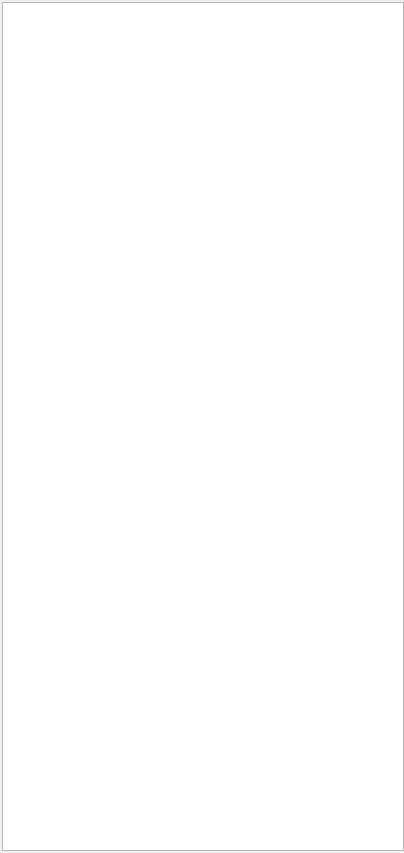
<?xml version="1.0" encoding="UTF-8"?>
<ui version="4.0">
 <class>ListDock</class>
 <widget class="QDockWidget" name="ListDock">
  <property name="geometry">
   <rect>
    <x>0</x>
    <y>0</y>
    <width>404</width>
    <height>853</height>
   </rect>
  </property>
  <property name="minimumSize">
   <size>
    <width>404</width>
    <height>224</height>
   </size>
  </property>
  <property name="features">
   <set>QDockWidget::DockWidgetFeature::DockWidgetClosable|QDockWidget::DockWidgetFeature::DockWidgetMovable</set>
  </property>
  <property name="allowedAreas">
   <set>Qt::DockWidgetArea::LeftDockWidgetArea</set>
  </property>
  <property name="windowTitle">
   <string>List</string>
  </property>
  <widget class="QWidget" name="dockWidgetContents">
   <property name="sizePolicy">
    <sizepolicy hsizetype="MinimumExpanding" vsizetype="Expanding">
     <horstretch>0</horstretch>
     <verstretch>0</verstretch>
    </sizepolicy>
   </property>
   <property name="minimumSize">
    <size>
     <width>400</width>
     <height>0</height>
    </size>
   </property>
   <layout class="QVBoxLayout" name="verticalLayout_2">
    <property name="leftMargin">
     <number>2</number>
    </property>
    <property name="topMargin">
     <number>2</number>
    </property>
    <property name="rightMargin">
     <number>0</number>
    </property>
    <property name="bottomMargin">
     <number>2</number>
    </property>
    <item>
     <widget class="QListWidget" name="listWidget">
      <property name="sizePolicy">
       <sizepolicy hsizetype="MinimumExpanding" vsizetype="Expanding">
        <horstretch>0</horstretch>
        <verstretch>0</verstretch>
       </sizepolicy>
      </property>
      <property name="minimumSize">
       <size>
        <width>400</width>
        <height>0</height>
       </size>
      </property>
      <property name="contextMenuPolicy">
       <enum>Qt::ContextMenuPolicy::CustomContextMenu</enum>
      </property>
     </widget>
    </item>
   </layout>
  </widget>
 </widget>
 <resources/>
 <connections/>
</ui>
